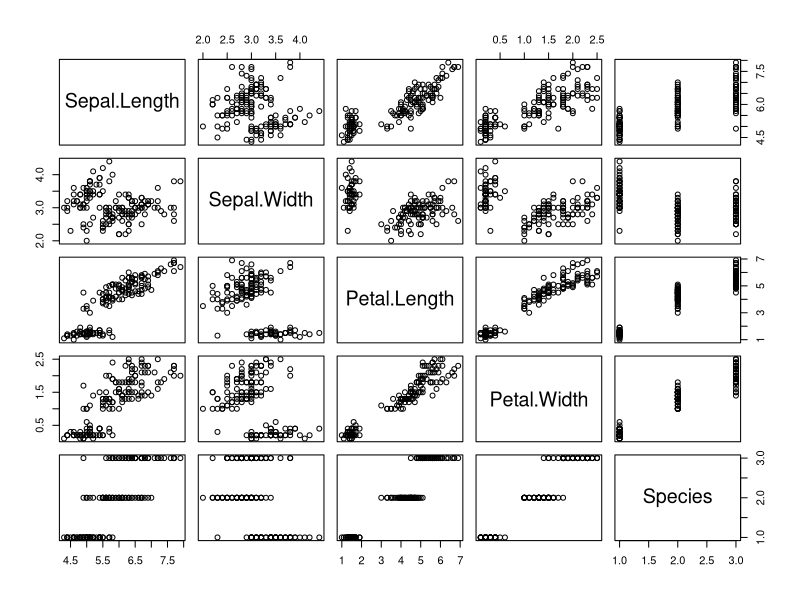
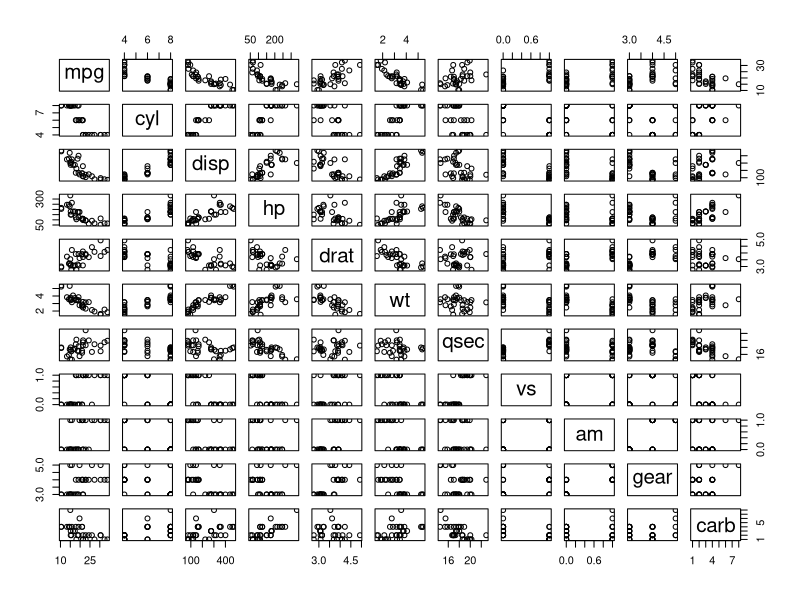

The R script that drew these images, in order:
## ---- chunk 1
knitr::opts_chunk$set(echo = TRUE,
                      eval = TRUE,
                      fig.align = "right")

## ---- chunk 2

plot(iris)


## ---- chunk 3

plot(mtcars)

